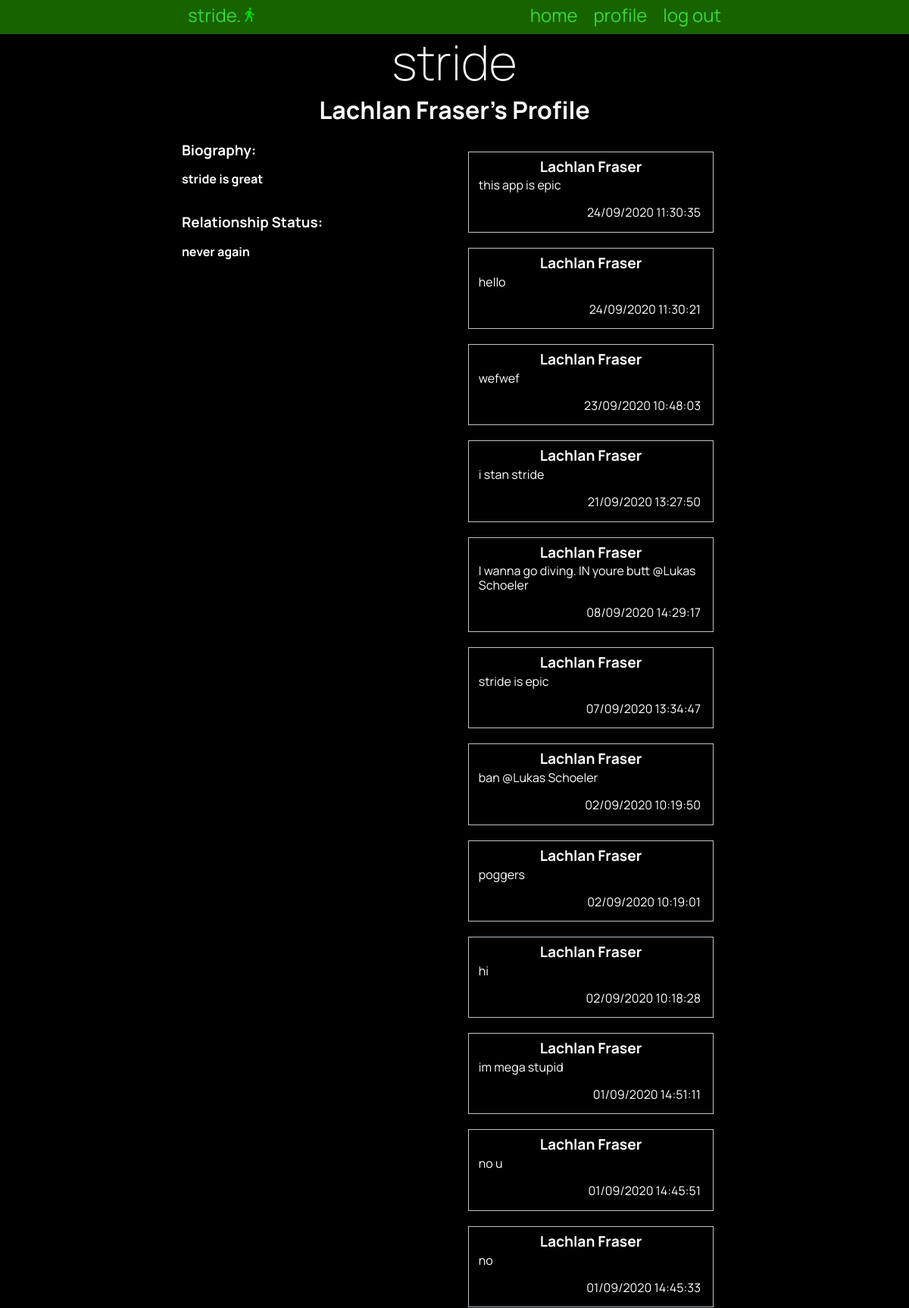
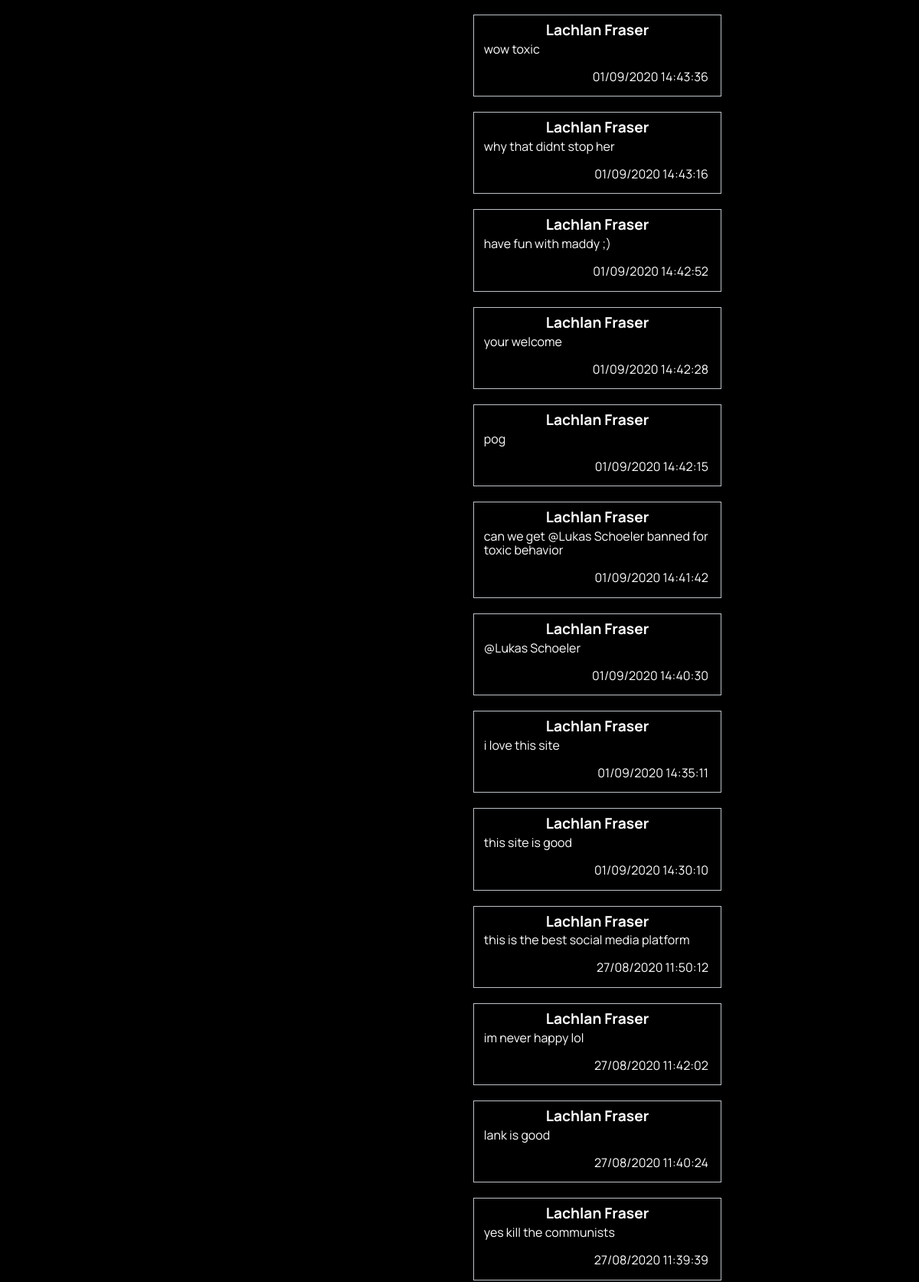
The page /profile/15 (signed in, upper part) on the database its author committed (2 pictures, top to bottom).
### tables this page shows
CREATE TABLE "users"
(
	id INTEGER
		constraint customer_pk
			primary key autoincrement,
	fname VARCHAR(30),
	lname varchar(30),
	email varchar(80),
	password CHAR(60)
, biography varchar(255), relationship varchar(50));

CREATE TABLE "posts"
(
	id INTEGER
		constraint posts_pk
			primary key autoincrement,
	post VARCHAR(500),
	time TIMESTAMP
, customer_id INTEGER, imagename TEXT);

### app.py (the view)
@app.route('/profile/<userid>')
def profile(userid):
    con = create_connection(DB_NAME)
    query = "SELECT COUNT(*) FROM users WHERE id = ?"
    cur = con.cursor()  # You need this line next
    cur.execute(query, (userid,))  # this line actually executes the query
    profilecount = cur.fetchall()[0][0]  # puts the results into a list usable in python
    if profilecount < 1:
        flash("No user with " + str(userid) + " as their id.")
        return redirect("/")
    query = """SELECT posts.id,users.fname,users.lname,posts.post,strftime('%d/%m/%Y %H:%M:%S', posts.time) AS time
                FROM posts,users
                WHERE posts.customer_id = ? AND posts.customer_id = users.id
                ORDER BY posts.time DESC"""
    cur = con.cursor()  # You need this line next
    cur.execute(query, (userid,))  # this line actually executes the query
    post_list = cur.fetchall()  # puts the results into a list usable in python
    con = create_connection(DB_NAME)
    query = "SELECT fname,lname,biography,relationship,id FROM users WHERE id = ?"
    cur = con.cursor()  # You need this line next
    cur.execute(query, (userid,))  # this line actually executes the query
    user_info = cur.fetchall()
    con.close()
    correct_user = False
    if str(session['userid']) == str(userid):
        correct_user = True
    return render_template('profile.html', logged_in=is_logged_in(), correctuser=correct_user, posts=post_list,
                           userinfo=user_info, )

### app.py (called while the page is built)
def create_connection(db_file):
    try:
        connection = sqlite3.connect(db_file)
        return connection
    except Error as e:
        print(e)
    return None

def is_logged_in():
    if session.get("email") is None:
        print("not logged in")
        return False
    else:
        print("logged in")
        return True

### templates/profile.html (shortened to what this page needs)
{% extends 'base.html' %}
{% block pageheading %}
{{ userinfo[0][0] }} {{ userinfo[0][1] }}'s Profile
{% endblock %}
{% block body %}
<div class="mainPageParent">
    <div class="left">
        {% if userinfo[0][2] %}
        <h3>Biography:</h3><br>
        <h4>{{ userinfo[0][2] }}</h4><br><br>
        {% endif %}
        {% if userinfo[0][3] %}
        <h3>Relationship Status:</h3><br>
        <h4>{{ userinfo[0][3] }}</h4>
        {% endif %}
    </div>
    <div class="mainFeed">
        {% for post in posts %}
        <div class="mainFeed-box">
            <div class="post-box-heading">
                <h3> {{ post[1] }} {{ post[2] }}</h3>
            </div>
            <div class="mainFeed-box-text">
                <p>{{ post[3] }} </p>
            </div>
            <div class="mainFeed-box-info">
                {{ post[4] }}
            </div>
        </div>
        {% endfor %}
    </div>
</div>
{% endblock %}

### static/stride.css (style rules this page uses)
* { font-family: 'Manrope', sans-serif; padding: 0; margin: 0; box-sizing: border-box; }
body { background-color: black; color: rgba(255, 255, 255, 1); }
.mainPageParent { width: 100%; }
.left { width: 49%; float: left; }
.mainFeed { display: flex; word-wrap: break-word; flex-wrap: wrap; justify-content: space-evenly; width: 50%; float: right; }
.mainFeed-box { width: 90%; float: right; padding: 0.5rem; margin: 1vw; border: 1px solid rgba(189, 195, 199, 1.0); color: rgb(255, 255, 255); margin-bottom: 0.5rem; }
.mainFeed-box-info { padding: 0.5rem; float: right; }
.mainFeed-box-text { padding: 0.3rem; }
.mainFeed-box h3 { font-size: 1.2rem; text-align: center; }
.mainFeed-box p { font-size: 1rem; margin-bottom: 0.3rem; }

### rows shown on the page
users: fname "Lachlan", lname "Fraser", biography "stride is great", relationship "never again"
posts: fname "Lachlan", lname "Fraser", post "this app is epic", post "24/09/2020 11:30:35"
posts: fname "Lachlan", lname "Fraser", post "hello", post "24/09/2020 11:30:21"
posts: fname "Lachlan", lname "Fraser", post "wefwef", post "23/09/2020 10:48:03"
posts: fname "Lachlan", lname "Fraser", post "i stan stride", post "21/09/2020 13:27:50"
posts: fname "Lachlan", lname "Fraser", post "I wanna go diving. IN youre butt @Lukas Schoeler", post "08/09/2020 14:29:17"
posts: fname "Lachlan", lname "Fraser", post "stride is epic", post "07/09/2020 13:34:47"
posts: fname "Lachlan", lname "Fraser", post "ban @Lukas Schoeler", post "02/09/2020 10:19:50"
posts: fname "Lachlan", lname "Fraser", post "poggers", post "02/09/2020 10:19:01"
posts: fname "Lachlan", lname "Fraser", post "hi", post "02/09/2020 10:18:28"
posts: fname "Lachlan", lname "Fraser", post "im mega stupid", post "01/09/2020 14:51:11"
posts: fname "Lachlan", lname "Fraser", post "no u", post "01/09/2020 14:45:51"
posts: fname "Lachlan", lname "Fraser", post "no", post "01/09/2020 14:45:33"
posts: fname "Lachlan", lname "Fraser", post "wow toxic", post "01/09/2020 14:43:36"
posts: fname "Lachlan", lname "Fraser", post "why that didnt stop her", post "01/09/2020 14:43:16"
posts: fname "Lachlan", lname "Fraser", post "have fun with maddy ;)", post "01/09/2020 14:42:52"
posts: fname "Lachlan", lname "Fraser", post "your welcome", post "01/09/2020 14:42:28"
posts: fname "Lachlan", lname "Fraser", post "pog", post "01/09/2020 14:42:15"
posts: fname "Lachlan", lname "Fraser", post "can we get @Lukas Schoeler banned for toxic behavior", post "01/09/2020 14:41:42"
posts: fname "Lachlan", lname "Fraser", post "@Lukas Schoeler", post "01/09/2020 14:40:30"
posts: fname "Lachlan", lname "Fraser", post "i love this site", post "01/09/2020 14:35:11"
posts: fname "Lachlan", lname "Fraser", post "this site is good", post "01/09/2020 14:30:10"
posts: fname "Lachlan", lname "Fraser", post "this is the best social media platform", post "27/08/2020 11:50:12"
posts: fname "Lachlan", lname "Fraser", post "im never happy lol", post "27/08/2020 11:42:02"
posts: fname "Lachlan", lname "Fraser", post "lank is good", post "27/08/2020 11:40:24"
posts: fname "Lachlan", lname "Fraser", post "yes kill the communists", post "27/08/2020 11:39:39"
